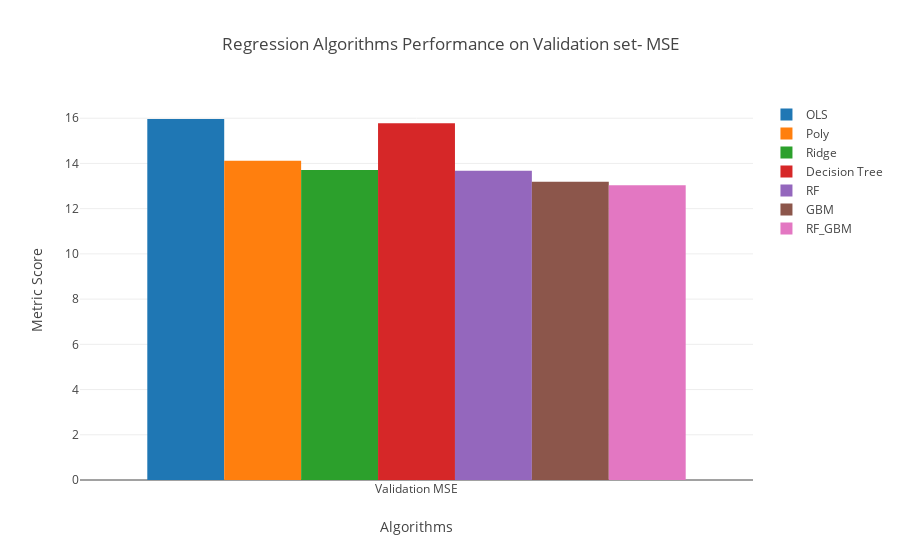

This figure's notebook cell:
### Markdown cell above
### Overall performance plot on validation dataset

### Code cell
mse_val = pd.DataFrame({'Algo': ['OLS', 'Poly', 'Ridge', 'Decision Tree', 'RF', 'GBM', 'RF_GBM'],\
                            'Score':[mse_val_ols, mse_val_poly, mse_val_ridge, mse_val_dt, \
                                     mse_val_rf, mse_val_gbm, mse_val_ensemble], \
                            'Metric':'Validation MSE'})
mse_val.Score = mse_val.Score.apply(lambda x: round(x,4))

mse_val_data = []
for algo in mse_val.Algo.unique():
    temp1 = go.Bar(
    x = mse_val.Metric.unique().tolist(),
    y = mse_val[mse_val.Algo==algo].Score.tolist(),
    name= algo
    )
    mse_val_data.append(temp1)
    
iplot({
        'data':mse_val_data
        ,'layout':go.Layout(
                title='Regression Algorithms Performance on Validation set- MSE'
                ,xaxis={'title': 'Algorithms'}
                ,yaxis={'title': 'Metric Score'} 
        )
    })

### Figure 1 — Plotly figure (JSON) as saved in the notebook; plotly's stock layout.template omitted (floating-point values rounded to 4 significant figures)
{"data": [{"name": "OLS", "type": "bar", "x": ["Validation MSE"], "y": [15.97]}, {"name": "Poly", "type": "bar", "x": ["Validation MSE"], "y": [14.12]}, {"name": "Ridge", "type": "bar", "x": ["Validation MSE"], "y": [13.71]}, {"name": "Decision Tree", "type": "bar", "x": ["Validation MSE"], "y": [15.78]}, {"name": "RF", "type": "bar", "x": ["Validation MSE"], "y": [13.68]}, {"name": "GBM", "type": "bar", "x": ["Validation MSE"], "y": [13.19]}, {"name": "RF_GBM", "type": "bar", "x": ["Validation MSE"], "y": [13.03]}], "layout": {"title": "Regression Algorithms Performance on Validation set- MSE", "xaxis": {"title": "Algorithms"}, "yaxis": {"title": "Metric Score"}}}
